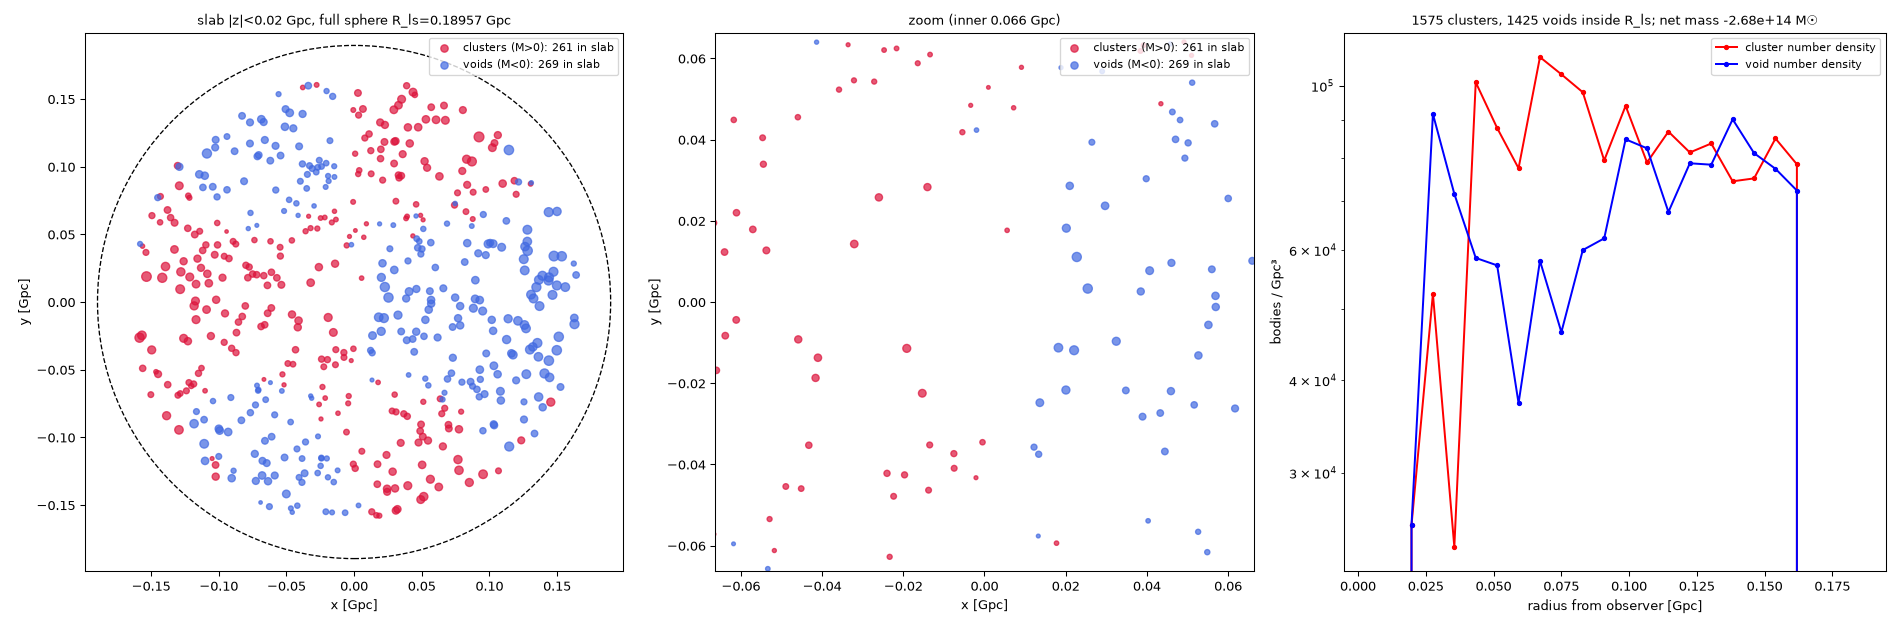

Recreate this plot in Python.
# rev7 regeneration of rev6 Fig 11 (cluster-void web). rev6 used vmn_gen seed 2000 in the D=42 era domain; rev7 draws the actual
# 3000 bodies of the converged CMB solve (joint_solve/phase2/p5_c_p8.npz: positions y [Gpc], signed masses M) inside R_ls.
import numpy as np,json,matplotlib;matplotlib.use('Agg');import matplotlib.pyplot as plt
z=np.load('/workspace/coepdf/joint_solve/phase2/p5_c_p8.npz');y,M=z['y'],z['M'];R=0.18957;r=np.linalg.norm(y,axis=1)
ins=r<=R;cl=ins&(M>0);vo=ins&(M<0);hw=0.02
fig,ax=plt.subplots(1,3,figsize=(20,6.6))
for a,(lim,ttl) in zip(ax[:2],((R*1.05,f'slab |z|<{hw} Gpc, full sphere R_ls={R} Gpc'),(R*0.35,'zoom (inner 0.066 Gpc)'))):
    s=np.abs(y[:,2])<hw;sz=lambda m:6+60*(np.abs(m)/np.abs(M).max())**0.5
    a.scatter(*y[s&cl][:,:2].T,s=sz(M[s&cl]),c='crimson',alpha=.7,label=f'clusters (M>0): {int((s&cl).sum())} in slab')
    a.scatter(*y[s&vo][:,:2].T,s=sz(M[s&vo]),c='royalblue',alpha=.7,label=f'voids (M<0): {int((s&vo).sum())} in slab')
    a.add_patch(plt.Circle((0,0),R,fill=False,ls='--',color='k'));a.set_xlim(-lim,lim);a.set_ylim(-lim,lim);a.set_aspect('equal')
    a.set_xlabel('x [Gpc]');a.set_ylabel('y [Gpc]');a.set_title(ttl,fontsize=10);a.legend(fontsize=8,loc='upper right')
b=np.linspace(0,R,25);rc=(b[1:]+b[:-1])/2;V=4/3*np.pi*(b[1:]**3-b[:-1]**3)
nc=np.histogram(r[cl],b)[0]/V;nv=np.histogram(r[vo],b)[0]/V;mc=np.histogram(r[cl],b,weights=M[cl])[0];mv=np.histogram(r[vo],b,weights=M[vo])[0]
ax[2].plot(rc,nc,'r-o',ms=3,label='cluster number density');ax[2].plot(rc,nv,'b-o',ms=3,label='void number density');ax[2].set_yscale('log')
ax[2].set_xlabel('radius from observer [Gpc]');ax[2].set_ylabel('bodies / Gpc³');ax[2].set_title(f'{int(cl.sum())} clusters, {int(vo.sum())} voids inside R_ls; net mass {M[ins].sum():.2e} M☉',fontsize=10);ax[2].legend(fontsize=8)
fig.tight_layout();fig.savefig(__file__.replace('.py','.png'),dpi=95);json.dump(dict(n_cl=int(cl.sum()),n_vo=int(vo.sum()),Mnet=float(M[ins].sum()),Mpos=float(M[cl].sum()),Mneg=float(M[vo].sum())),open(__file__.replace('.py','.json'),'w'));print(cl.sum(),vo.sum(),M[ins].sum())
